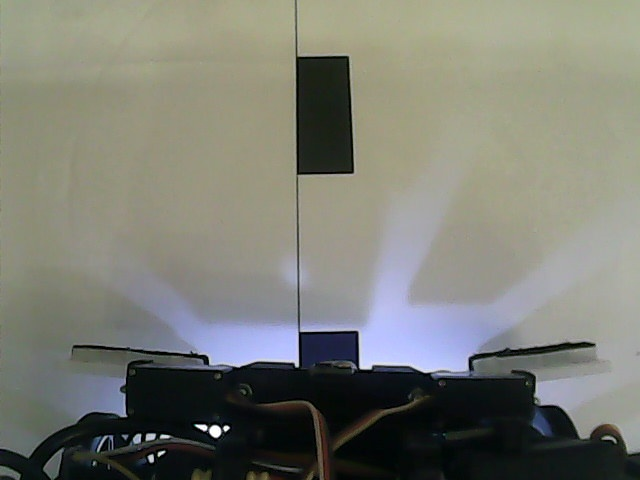
#> input picture hsvcalib/top/topcrop.jpg, 640 x 480 px
$ jupyter execute leaveoncom.ipynb
#> lines starting #> are read from the running program, lines starting #| are printed output that depends on the picture; after the words box and inside, x2 and y2 are one past the last pixel; in counts of white or black regions, pixels touching at a corner belong together
[cell 1]
import cv2
import numpy as np
import math

[cell 2]
frame_org = cv2.imread("topcrop.jpg")
#> frame_org is the input picture: shape (480, 640, 3); mean B, G, R 115.4, 124.8, 123.5
width_org, height_org = frame_org.shape[1], frame_org.shape[0]
#> width_org = 640; height_org = 480
print("Line track camera width:", width_org, "Camera height:", height_org)
#| Line track camera width: 640 Camera height: 480

[cell 3]
width_lt = width_org // 2
#> width_lt = 320
height_lt = height_org // 2
#> height_lt = 240
centre_x_lt = width_lt//2
#> centre_x_lt = 160
black_kernel = np.ones((3, 3), np.uint8)
downed_img = cv2.pyrDown(frame_org, dstsize=(width_lt, height_lt))
print("New reduced res width:", width_lt, " and height:", height_lt)
#| New reduced res width: 320  and height: 240

[cell 4]
processed_img = downed_img.copy()
frame_gray = cv2.cvtColor(processed_img, cv2.COLOR_BGR2GRAY)
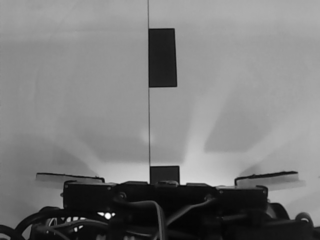
#> frame_gray: shape (240, 320); min 3, max 253, mean 123.5
frame_hsv = cv2.cvtColor(processed_img, cv2.COLOR_BGR2HSV)
#> frame_hsv: shape (240, 320, 3); mean H, S, V 52.7, 46.9, 129.6

[cell 5]
cv2.imshow("downscaled image", processed_img)
cv2.waitKey()
cv2.destroyAllWindows()

[cell 6]
mask_trapeziums = np.zeros([height_lt, width_lt], dtype="uint8")
crop_bot_h = 60
higher_crop_triangle_h = 72
higher_crop_triangle_w = 75
higher_crop_triangle_gap_w = 35
left_triangle_pts = np.array([[0, height_lt - crop_bot_h], [0, height_lt - higher_crop_triangle_h], [centre_x_lt - higher_crop_triangle_gap_w - higher_crop_triangle_w, height_lt - higher_crop_triangle_h], [centre_x_lt - higher_crop_triangle_gap_w , height_lt - crop_bot_h]])
right_triangle_pts = np.array([[width_lt, height_lt - crop_bot_h], [width_lt, height_lt - higher_crop_triangle_h], [centre_x_lt + higher_crop_triangle_gap_w + higher_crop_triangle_w, height_lt - higher_crop_triangle_h], [centre_x_lt + higher_crop_triangle_gap_w , height_lt - crop_bot_h]])
bottom_rectangle_pts = np.array([[0, height_lt], [0, height_lt - crop_bot_h], [width_lt, height_lt - crop_bot_h], [width_lt, height_lt]])
cv2.fillPoly(mask_trapeziums, [left_triangle_pts, right_triangle_pts, bottom_rectangle_pts], 255)
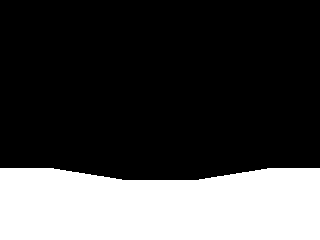
#> mask_trapeziums: shape (240, 320); 27.7% white; 1 white region, box (x1, y1, x2, y2) and area: (0, 168, 320, 240) 21300
mask_trapeziums = cv2.bitwise_not(mask_trapeziums)

[cell 7]
cv2.imshow("trapezium mask", mask_trapeziums)
cv2.waitKey()
cv2.destroyAllWindows()

[cell 8]
mask_black_org = cv2.inRange(frame_gray, 0, 70)
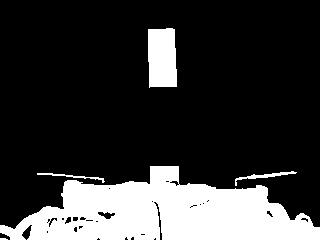
#> mask_black_org: shape (240, 320); 21.1% white; 5 white regions (1 under 20 px), largest, box (x1, y1, x2, y2) and area: (0, 166, 320, 240) 14264, (148, 28, 177, 88) 1606, (235, 171, 297, 186) 194, (37, 173, 105, 183) 140
mask_black = cv2.bitwise_and(mask_black_org, mask_black_org, mask=mask_trapeziums)
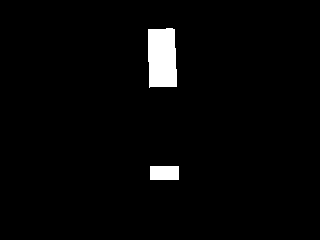
#> mask_black: shape (240, 320); 2.6% white; 2 white regions, box (x1, y1, x2, y2) and area: (148, 28, 177, 88) 1606, (150, 166, 179, 180) 406
